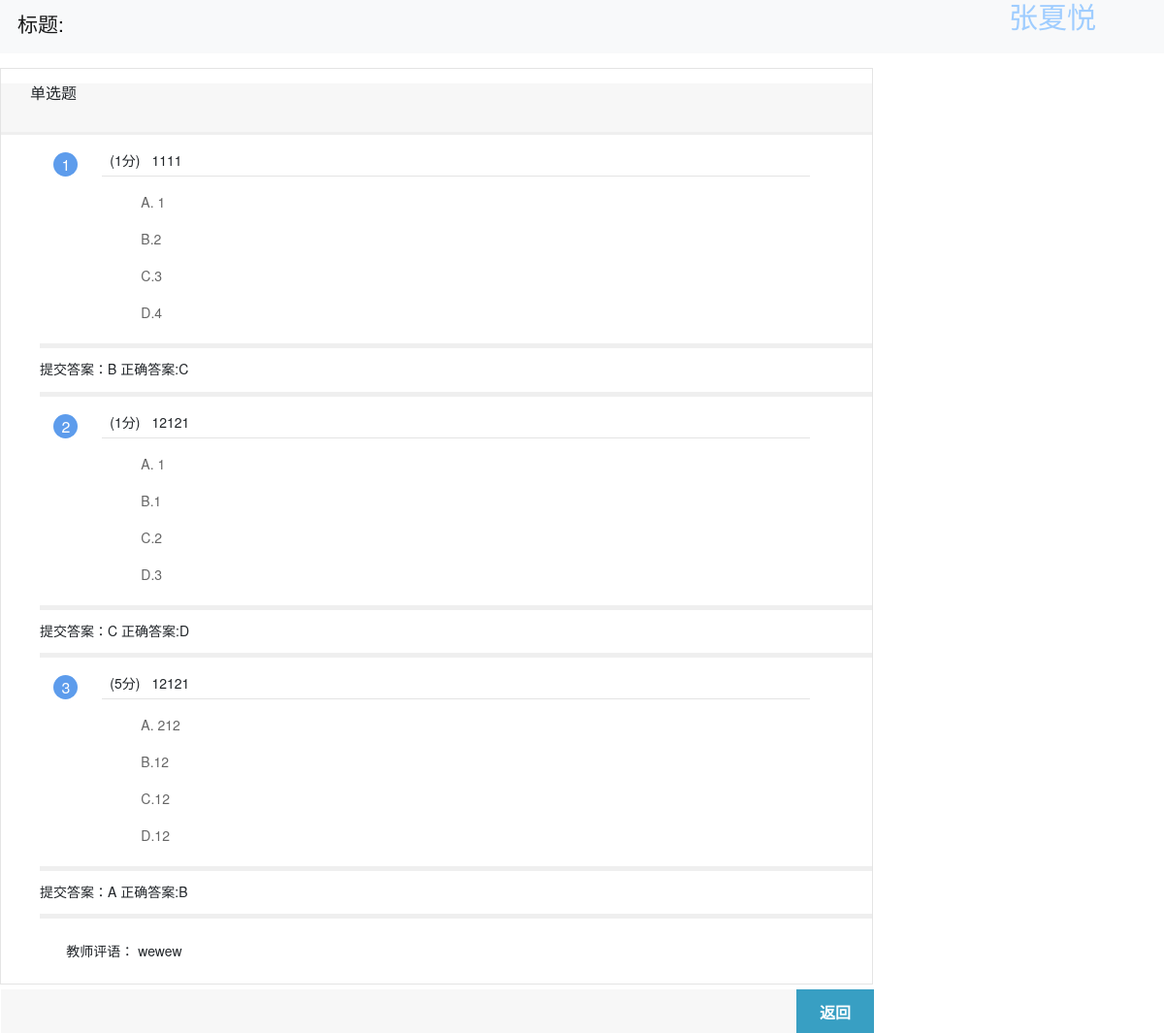
/answer/4/, run on the app's committed database.
### question_manage/models.py (models this page shows, shortened)
class TAnswer(models.Model):
    gid=models.ForeignKey(Grade, on_delete=models.CASCADE)
    qid=models.ForeignKey(Question, on_delete=models.CASCADE,default='')
    ans=models.CharField('选项',max_length=5)
    class Meta:
        db_table = 'answer'
        verbose_name = '试卷选项'
        verbose_name_plural = verbose_name

class Question(models.Model):
    ANSWER = (
        ('A', 'A'),
        ('B', 'B'),
        ('C', 'C'),
        ('D', 'D'),
    )
    id = models.AutoField(primary_key=True)
    category = models.CharField('标签', max_length=20)
    title = models.TextField('题目')
    optionA = models.CharField('A选项', max_length=30)
    optionB = models.CharField('B选项', max_length=30)
    optionC = models.CharField('C选项', max_length=30)
    optionD = models.CharField('D选项', max_length=30)
    answer = models.CharField('答案', max_length=10, choices=ANSWER)
    score = models.IntegerField('分数', default=1)
    class Meta:
        db_table = 'question'
        verbose_name = '单项选择题库'
        verbose_name_plural = verbose_name

class Grade(models.Model):
    id=models.AutoField(primary_key=True)
    sid=models.ForeignKey(UserEx,on_delete=models.CASCADE,default='')#添加外键
    pid=models.ForeignKey(Paper, on_delete=models.CASCADE)
    grade=models.IntegerField()
    rewind=models.TextField(default="")
    class Meta:
        db_table='grade'
        verbose_name='成绩'
        verbose_name_plural=verbose_name

### question_manage/views.py (the view)
# urls.py: path("answer/<int:id>/", q_views.lookAnswer, name="answer"),
def lookAnswer(request, id):
    g = Grade.objects.get(id=id)
    s = g.sid
    alist = g.tanswer_set.all()
    return render(request, 'answer_base.html', {'student': s, 'alist':alist, 'grade':g})

### question_manage/templates/answer_base.html (shortened to what this page needs)
<!DOCTYPE HTML>
<html lang="en">
<head>
    <link href="/static/bootstrap-4.3.1-dist/css/bootstrap.min.css" rel="stylesheet">
    <link href="/static/css/main.css" rel="stylesheet" type="text/css" />
    <link href="/static/css/test.css" rel="stylesheet" type="text/css" />
    <link href="/static/css/style.css" rel="stylesheet" type="text/css"/>
</head>
<body>
<nav class="navbar navbar-expand-sm bg-light navbar-light ">
    <ul class="navbar-nav">
        <li class="nav-item active">
            <a class="nav-link"><h3>标题:{{ paper.title }}</h3></a>
        </li>
        <li style="position: fixed;right: 70px; font-size: 30px;color: #9fcdff">{{ student.name }}</li>
    </ul>
</nav>
<div class="main">
	<div class="test_main">
		<div class="nr_left">
			<div class="test">
					<div class="test_title">
                        <a href="/user/">
						<font><input type="button" name="back" value="返回"></font></a>
					</div>
						<div class="test_content">
							<div class="test_content_title">
								<h2>单选题</h2>
							</div>
						</div>
						<div class="test_content_nr">
							<ul>
                               {% for a in alist %}
                                   <li id="{{ forloop.counter }}">
                                    <div class="test_content_nr_tt">
                                        <i>{{ forloop.counter}}</i><span>({{ a.qid.score }}分)</span>
                                        <font>{{ a.qid.title }}</font>
                                    </div>
                                   <div class="test_content_nr_main">
                                        <ul>
                                                <li class="option">
                                                    <label>A.
                                                        <p class="ue" style="display: inline;">{{ a.qid.optionA }}</p>
                                                    </label>
                                                </li>
                                                <li class="option">
                                                    <label>
                                                        B.<p class="ue" style="display: inline;">{{ a.qid.optionB }}</p>
                                                    </label>
                                                </li>
                                                <li class="option">
                                                    <label>
                                                        C.<p class="ue" style="display: inline;">{{ a.qid.optionC }}</p>
                                                    </label>
                                                </li>
                                                <li class="option">
                                                    <label>
                                                        D.<p class="ue" style="display: inline;">{{ a.qid.optionD }}</p>
                                                    </label>
                                                </li>
                                        </ul>
                                    </div>
                                    </li>
                                    <li>
                                        <p>提交答案：{{ a.ans }} 正确答案:{{ a.qid.answer }}</p>
                                    </li>
                               {% endfor %}
							</ul>
						</div>
            <div class="test_content_nr_main">
                <p>教师评语： {{ grade.rewind }}</p>
			</div>
		</div>
	</div>
	<div class="foot"></div>
</div>
</body>
</html>

### static/css/main.css (style rules this page uses)
html, body { width: 100%;height: 100%;overflow:auto;font-size:12px;margin:0;padding:0; font-family:"微软雅黑";background:#fff; text-align:center; }
ul,li { list-style:none; }
a { text-decoration:none; color:#666; }
i { font-style:normal; }
.foot { width:100%; height:50px; clear:both; }

### static/css/test.css (style rules this page uses)
.test_main { width:1200px; margin:15px auto 0; }
.nr_left { width:900px; height:100%; float:left; }
.test { width:100%; border:1px solid #e4e4e4; text-align:left; float:left; }
.test_title { width:900px; height:45px; line-height:45px; background-color:#f7f7f7;position:fixed; bottom:0; z-index:1000; }
.test_title font { width:80px; height:45px; display:block; float:right; text-align:center; }
.test_title font input { background:#389fc3; border:none; display:block; width:80px; height:45px; cursor:pointer; color:#fff; font-size:16px; font-weight:bold; }
.test_content { width:100%; height:auto; margin-top:15px; }
.test_content_title { width:100%; height:50px; line-height:50px; background:#f7f7f7; text-align:center; }
.test_content_title h2 { padding:0 30px; font-size:16px; font-weight:normal; display:block; float:left }
.test_content_nr { width:100%; border-top:3px solid #efefef; }
.test_content_nr>ul>li { width:100%; border-bottom:5px solid #efefef; padding-top:10px; }
.test_content_nr_tt { width:85%; height:auto; line-height:32px; margin:0 auto; border-bottom:1px solid #e4e4e4; }
.test_content_nr_tt i { width:25px; height:25px; line-height:25px; text-align:center; display:block; float:left; background:#5d9cec; border-radius:50%; margin-left:-50px; color:#fff; margin-top:8px; font-size:16px; }
.test_content_nr_tt span { padding:0 8px; }
.test_content_nr_tt font { font-size:14px }
.test_content_nr_main { width:85%; margin:0 auto; padding:10px 0;height:auto; }
.option { line-height:32px; display:block; background:#fff;color:#666; }
.option label { height:auto;display:block; }

### static/css/style.css (style rules this page uses)
a { text-decoration: none; cursor: auto; color: #000; }
body { background: #eee; font: 14px/1.6em "微软雅黑", "Microsoft Yahei", "Droid Sans", Helvetica Neue, Helvetica, Arial, sans-serif; }
div { display: block; }

### question_manage/templates/answer_base.html (style rules this page uses)
body { background: #fff !important; }

### data on the page
TAnswer: qid.score "1", qid "1111", qid.optionA "1", qid.optionB "2", qid.optionC "3", qid.optionD "4", ans "B", qid.answer "C"
TAnswer: qid.score "1", qid "12121", qid.optionA "1", qid.optionB "1", qid.optionC "2", qid.optionD "3", ans "C", qid.answer "D"
TAnswer: qid.score "5", qid "12121", qid.optionA "212", qid.optionB "12", qid.optionC "12", qid.optionD "12", ans "A", qid.answer "B"
Grade: rewind "wewew"
